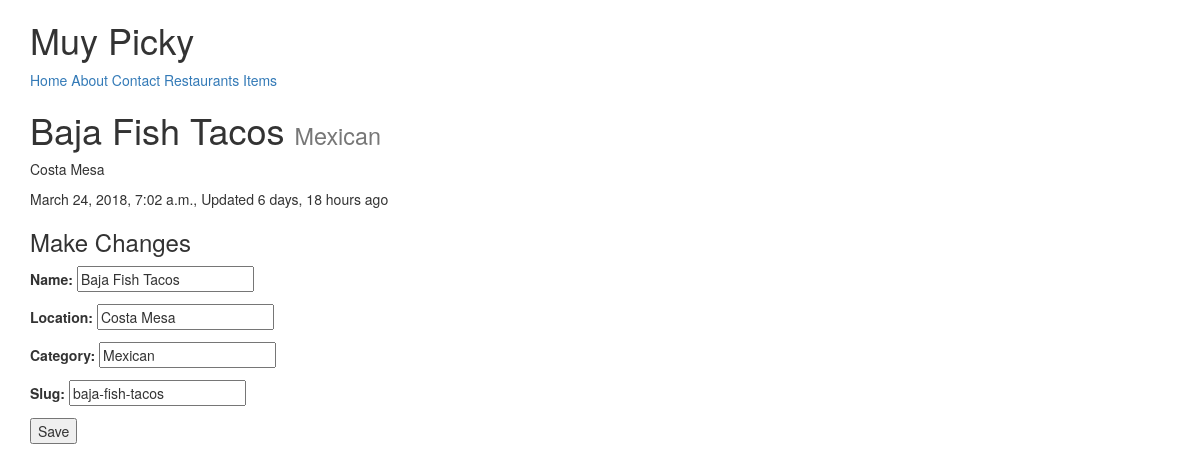
/restaurants/baja-fish-tacos/ (signed in), run on the app's committed database.
### restaurants/models.py (models this page shows, shortened)
class RestaurantLocation(models.Model):
    owner       =    models.ForeignKey(User)
    name        =    models.CharField(max_length=120)
    location    =    models.CharField(max_length=120, null = True, blank = True)
    category    =    models.CharField(max_length=120, null=True, blank=True, validators=[validate_category])
    timestamp   =    models.DateTimeField(auto_now_add=True)
    updated     =    models.DateTimeField(auto_now=True)
    slug        =    models.SlugField(null=True, blank=True)
    @property
    def title(self):
        return self.name

### restaurants/views.py (the view, shortened to what this page needs)
# urls.py: url(r'^(?P<slug>[\w-]+)/$', RestaurantUpdateView.as_view(),name='detail'),
class RestaurantUpdateView(LoginRequiredMixin,UpdateView):
    form_class = RestaurantLocationCreateForm
    template_name = 'restaurants/detail-update.html'
    def get_queryset(self):
        return RestaurantLocation.objects.filter(owner=self.request.user)
    def get_context_data(self, *args, **kwargs):
        context = super(RestaurantUpdateView,self).get_context_data(*args, **kwargs)
        name = self.get_object().name
        context['title']=f'Update Restaurant: {name}'
        return context

### restaurants/forms.py (shortened to what this page needs)
class RestaurantLocationCreateForm(forms.ModelForm):
    class Meta:
            model = RestaurantLocation
            fields = [
                'name',
                'location',
                'category',
                'slug'
            ]

### restaurants/templates/restaurants/detail-update.html (shortened to what this page needs)
{% extends "base.html" %}
{% block content %}
    <h1> {{ form.instance.name}} <small>{{ form.instance.category }} </small></h1>
    <p>{{form.instance.location }} </p>
    <p> {{ form.instance.timestamp }}, Updated {{form.instance.updated|timesince }} ago </p>
    <h3> Make Changes</h3>
    {% include 'snippets/form-snippet.html' with form=form %}
{% endblock %}

### templates/snippets/form-snippet.html (shortened to what this page needs)
    <form method='POST'> {% csrf_token %}
         {{ form.as_p }}
        <button type='submmit'>Save</button>
    </form>

### data on the page
RestaurantLocation: instance.name "Baja Fish Tacos", instance.category "Mexican", instance.location "Costa Mesa", instance.timestamp "March 24, 2018, 7:02 a.m.", instance.updated "6 days, 18 hours", name "Baja Fish Tacos", location "Costa Mesa", category "Mexican", slug "baja-fish-tacos"
